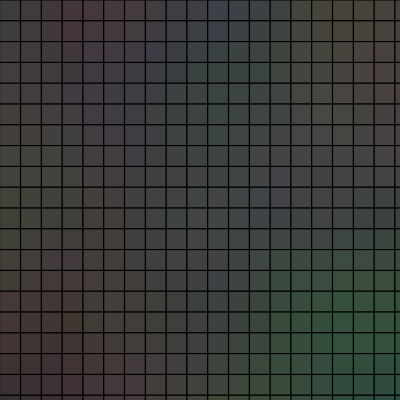
Frame 1 (no input)
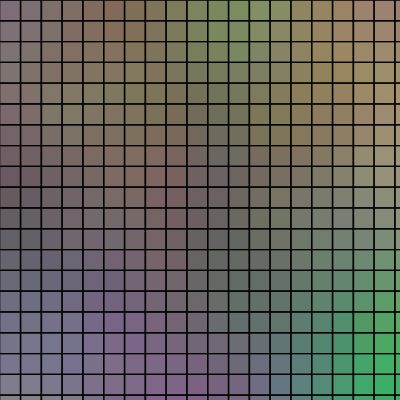
Frame 60 (no input)
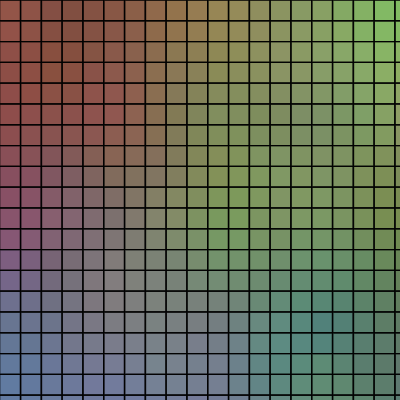
Frame 120 (the mouse pressed at the canvas centre since frame 60)

The p5.js sketch that drew these frames (run headless with seeded random() and noise() and a simulated clock; from frame 60 on, the mouse is pressed at the canvas centre):

// p5.js sketch
// ── sketch.js
let row, col, size;
let x_off = 0,
    y_off = 0,
    z_off = 0,
    increment = 0.05;
let colors = [];

function setup() {
    createCanvas(400, 400);
    angleMode(DEGREES);

    let baseSize = min(windowWidth, windowHeight);
    size = baseSize * 0.05;
    row = ceil(height / size);
    col = ceil(width / size);

    background(0, 220);
}

function draw() {
    y_off = 0;
    for (let i = 0; i < row; i++) {
        colors[i] = [];
        x_off = 0;
        for (let j = 0; j < col; j++) {
            let x = j * size;
            let y = i * size;

            let r = map(noise(x_off + 10, y_off, z_off), 0, 1, 0, 255);
            let g = map(noise(x_off, y_off + 20, z_off), 0, 1, 0, 255);
            let b = map(noise(x_off, y_off, z_off + 30), 0, 1, 0, 255);
            let c = color(r, g, b, 80);
            colors[i][j] = c;

            fill(c);
            square(x, y, size);

            x_off += increment;
        }
        y_off += increment;
        z_off += 0.0005;
    }
}
// ── style.css
html,
body {
    margin: 0;
    padding: 0;
    cursor: url("/star.svg") 0 0, auto;
    overflow: hidden;
}

canvas {
    display: block;
}
